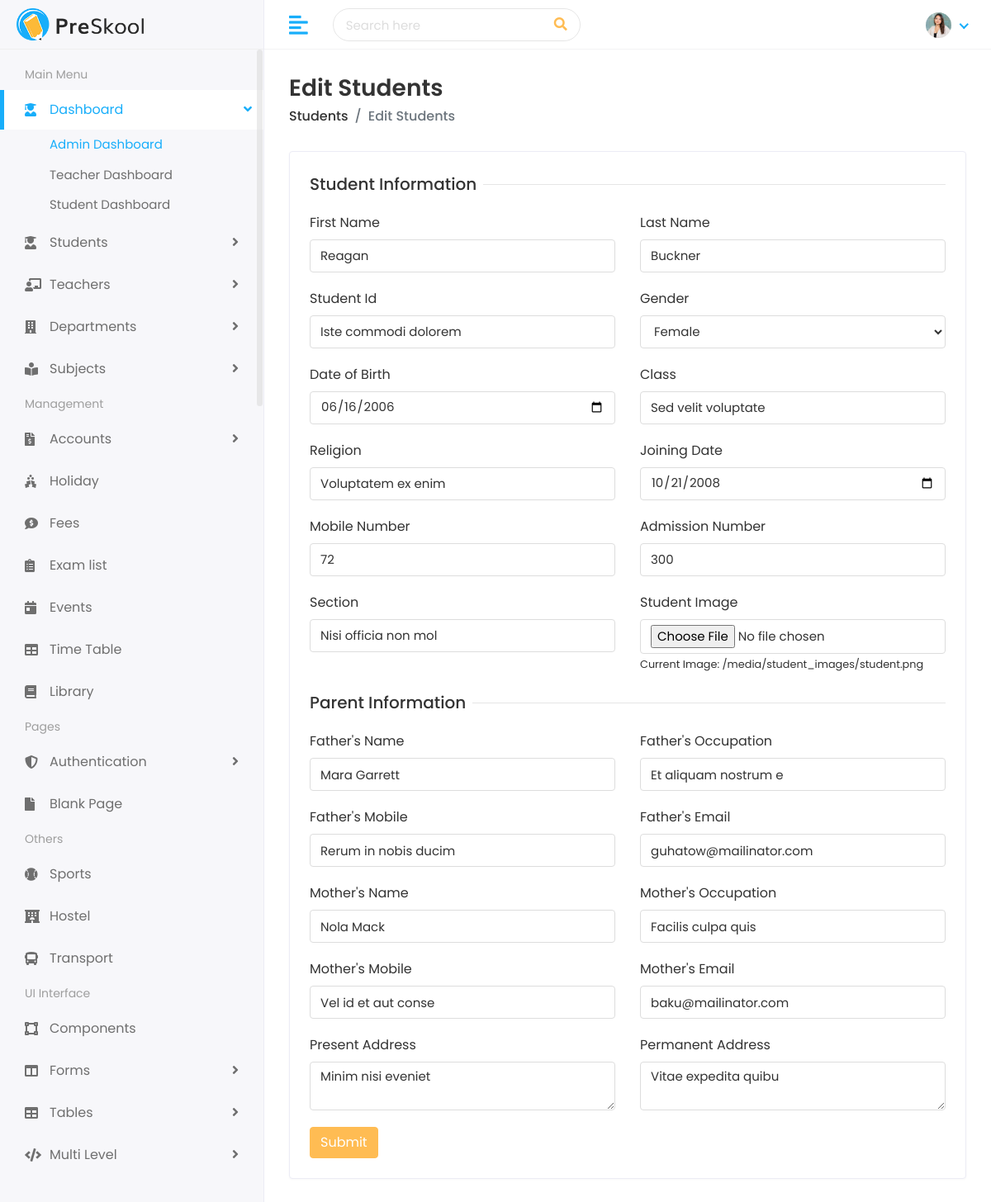
Page /student/edit/reagan-buckner-iste-commodi-dolorem/ on the committed database.
### student/models.py (models this page shows, shortened)
class Student(models.Model):
    first_name = models.CharField(max_length=100)
    last_name = models.CharField(max_length=100)
    student_id = models.CharField(max_length=20, unique=True)  # Ensure student_id is unique
    gender = models.CharField(max_length=10, choices=[('Male', 'Male'), ('Female', 'Female'), ('Others', 'Others')])
    date_of_birth = models.DateField()
    student_class = models.CharField(max_length=50)
    religion = models.CharField(max_length=50)
    joining_date = models.DateField()
    mobile_number = models.CharField(max_length=15)
    admission_number = models.CharField(max_length=20, unique=True)  # Ensure admission_number is unique
    section = models.CharField(max_length=10)
    student_image = models.ImageField(default="default.jpg", upload_to="student_images")
    parent = models.OneToOneField(Parent, on_delete=models.CASCADE)
    slug = models.SlugField(max_length=255, unique=True, blank=True)

class Parent(models.Model):
    father_name = models.CharField(max_length=100)
    father_occupation = models.CharField(max_length=100, blank=True)
    father_mobile = models.CharField(max_length=15)
    father_email = models.EmailField(max_length=100)
    mother_name = models.CharField(max_length=100)
    mother_occupation = models.CharField(max_length=100, blank=True)
    mother_mobile = models.CharField(max_length=15)
    mother_email = models.EmailField(max_length=100)
    present_address = models.TextField()
    permanent_address = models.TextField()

### student/views.py (the view, shortened to what this page needs)
# urls.py: path('edit/<slug:slug>/', views.edit_student, name='edit_student'),
def edit_student(request, slug):
    student = get_object_or_404(Student, slug=slug)
    parent = student.parent if hasattr(student, "parent") else None
    return render(
        request, "students/edit-student.html", {"student": student, "parent": parent}
    )

### templates/students/edit-student.html (shortened to what this page needs)
{% extends 'Home/base.html' %}
{% load static %}
{% block body %}
<div class="page-wrapper">
    <div class="content container-fluid">
        <div class="page-header">
            <div class="row align-items-center">
                <div class="col">
                    <h3 class="page-title">Edit Students</h3>
                    <ul class="breadcrumb">
                        <li class="breadcrumb-item"><a href="/students">Students</a></li>
                        <li class="breadcrumb-item active">Edit Students</li>
                    </ul>
                </div>
            </div>
        </div>
        <div class="row">
            <div class="col-sm-12">
                <div class="card">
                    <div class="card-body">
                        <form method="POST" enctype="multipart/form-data">
                            <div class="row">
                                <div class="col-12">
                                    <h5 class="form-title"><span>Student Information</span></h5>
                                </div>
                                <div class="col-12 col-sm-6">
                                    <div class="form-group">
                                        <label>First Name</label>
                                        <input type="text" name="first_name" class="form-control" value="{{ student.first_name }}">
                                    </div>
                                </div>
                                <div class="col-12 col-sm-6">
                                    <div class="form-group">
                                        <label>Last Name</label>
                                        <input type="text" name="last_name" class="form-control" value="{{ student.last_name }}">
                                    </div>
                                </div>
                                <div class="col-12 col-sm-6">
                                    <div class="form-group">
                                        <label>Student Id</label>
                                        <input type="text" name="student_id" class="form-control" value="{{ student.student_id }}">
                                    </div>
                                </div>
                                <div class="col-12 col-sm-6">
                                    <div class="form-group">
                                        <label>Gender</label>
                                        <select name="gender" class="form-control">
                                            <option value="Female" {% if student.gender == 'Female' %}selected{% endif %}>Female</option>
                                        </select>
                                    </div>
                                </div>
                                <div class="col-12 col-sm-6">
                                    <div class="form-group">
                                        <label>Date of Birth</label>
                                        <input type="date" name="date_of_birth" class="form-control" value="{{ student.date_of_birth|date:'Y-m-d' }}">
                                    </div>
                                </div>
                                <div class="col-12 col-sm-6">
                                    <div class="form-group">
                                        <label>Class</label>
                                        <input type="text" name="student_class" class="form-control" value="{{ student.student_class }}">
                                    </div>
                                </div>
                                <div class="col-12 col-sm-6">
                                    <div class="form-group">
                                        <label>Religion</label>
                                        <input type="text" name="religion" class="form-control" value="{{ student.religion }}">
                                    </div>
                                </div>
                                <div class="col-12 col-sm-6">
                                    <div class="form-group">
                                        <label>Joining Date</label>
                                        <input type="date" name="joining_date" class="form-control" value="{{ student.joining_date|date:'Y-m-d' }}">
                                    </div>
                                </div>
                                <div class="col-12 col-sm-6">
                                    <div class="form-group">
                                        <label>Mobile Number</label>
                                        <input type="text" name="mobile_number" class="form-control" value="{{ student.mobile_number }}">
                                    </div>
                                </div>
                                <div class="col-12 col-sm-6">
                                    <div class="form-group">
                                        <label>Admission Number</label>
                                        <input type="text" name="admission_number" class="form-control" value="{{ student.admission_number }}">
                                    </div>
                                </div>
                                <div class="col-12 col-sm-6">
                                    <div class="form-group">
                                        <label>Section</label>
                                        <input type="text" name="section" class="form-control" value="{{ student.section }}">
                                    </div>
                                </div>
                                <div class="col-12 col-sm-6">
                                    <div class="form-group">
                                        <label>Student Image</label>
                                        <input type="file" name="student_image" class="form-control">
                                        <small>Current Image: {{ student.student_image.url }}</small>
                                    </div>
                                </div>
                                <div class="col-12">
                                    <h5 class="form-title"><span>Parent Information</span></h5>
                                </div>
                                <div class="col-12 col-sm-6">
                                    <div class="form-group">
                                        <label>Father's Name</label>
                                        <input type="text" name="father_name" class="form-control" value="{{ parent.father_name }}">
                                    </div>
                                </div>
                                <div class="col-12 col-sm-6">
                                    <div class="form-group">
                                        <label>Father's Occupation</label>
                                        <input type="text" name="father_occupation" class="form-control" value="{{ parent.father_occupation }}">
                                    </div>
                                </div>
                                <div class="col-12 col-sm-6">
                                    <div class="form-group">
                                        <label>Father's Mobile</label>
                                        <input type="text" name="father_mobile" class="form-control" value="{{ parent.father_mobile }}">
                                    </div>
                                </div>
                                <div class="col-12 col-sm-6">
                                    <div class="form-group">
                                        <label>Father's Email</label>
                                        <input type="email" name="father_email" class="form-control" value="{{ parent.father_email }}">
                                    </div>
                                </div>
                                <div class="col-12 col-sm-6">
                                    <div class="form-group">
                                        <label>Mother's Name</label>
                                        <input type="text" name="mother_name" class="form-control" value="{{ parent.mother_name }}">
                                    </div>
                                </div>
                                <div class="col-12 col-sm-6">
                                    <div class="form-group">
                                        <label>Mother's Occupation</label>
                                        <input type="text" name="mother_occupation" class="form-control" value="{{ parent.mother_occupation }}">
                                    </div>
                                </div>
                                <div class="col-12 col-sm-6">
                                    <div class="form-group">
                                        <label>Mother's Mobile</label>
                                        <input type="text" name="mother_mobile" class="form-control" value="{{ parent.mother_mobile }}">
                                    </div>
                                </div>
                                <div class="col-12 col-sm-6">
                                    <div class="form-group">
                                        <label>Mother's Email</label>
                                        <input type="email" name="mother_email" class="form-control" value="{{ parent.mother_email }}">
                                    </div>
                                </div>
                                <div class="col-12 col-sm-6">
                                    <div class="form-group">
                                        <label>Present Address</label>
                                        <textarea name="present_address" class="form-control">{{ parent.present_address }}</textarea>
                                    </div>
                                </div>
                                <div class="col-12 col-sm-6">
                                    <div class="form-group">
                                        <label>Permanent Address</label>
                                        <textarea name="permanent_address" class="form-control">{{ parent.permanent_address }}</textarea>
                                    </div>
                                </div>
                                <div class="col-12">
                                    <button type="submit" class="btn btn-primary">Submit</button>
                                </div>
                            </div>
                        </form>
                    </div>
                </div>
            </div>
        </div>
    </div>
</div>
{% endblock %}

### static/assets/css/style.css (style rules this page uses)
html { height: 100%; }
body { background-color: #fff; color: #333; font-family: 'Poppins', sans-serif; font-size: 1rem; height: 100%; line-height: 1.5; overflow-x: hidden; }
h1, h2, h3, h4, h5, h6 { font-family: 'Poppins', sans-serif; margin-top: 0; }
.form-control { border: 1px solid #ddd; box-shadow: none; color: #333; font-size: 15px; height: 40px; }
input, input:focus, button, button:focus { outline: none; }
input[type="file"] { height: auto; min-height: calc(1.5em + .75rem + 2px); }
input[type=text], input[type=password] { -webkit-appearance: none; -moz-appearance: none; appearance: none; }
textarea.form-control { resize: vertical; }
.form-group { margin-bottom: 1.25rem; }
ul, ol { padding: 0px; list-style: none; }
.btn-primary { background-color: #FFBC53; border: 1px solid #FFBC53; }
.card { border: 1px solid #ececf5; box-shadow: 0 1px 3px 0 rgba(0, 0, 0, 0.03); margin-bottom: 1.875rem; }
.card-body { padding: 1.5rem; }
.page-wrapper { margin-left: 320px; padding-top: 60px; position: relative; transition: all 0.4s ease; }
.page-wrapper > .content { padding: 1.875rem 1.875rem 0; }
.page-header { margin-bottom: 1.875rem; }
.page-header .breadcrumb { background-color: transparent; color: #6c757d; font-size: 1rem; font-weight: 500; margin-bottom: 0; padding: 0; }
.page-header .breadcrumb a { color: #333; }
.page-title { font-size: 28px; font-weight: 600; color: #333; margin-bottom: 5px; }
.form-title { width: 100%; max-width: 100%; padding: 0; font-size: 1.25rem; font-weight: 500; line-height: inherit; color: #333; white-space: normal; position: relative; display: block; margin-bottom: 20px; }
.form-title:before { content: ""; position: absolute; left: 0px; right: 0px; height: 1px; top: 50%; background-color: rgba(0, 0, 0, 0.1); }
.form-title span { padding: 0px 0.5rem 0 0; background-color: #fff; display: inline-block; z-index: 2; position: relative; }

### rows in the picture
Student: first_name "Reagan", last_name "Buckner", student_id "Iste commodi dolorem", gender "Female", date_of_birth "06/16/2006", student_class "Sed velit voluptate", religion "Voluptatem ex enim", joining_date "10/21/2008", mobile_number "72", admission_number "300", section "Nisi officia non mol", student_image "/media/student_images/student.png"
Parent: father_name "Mara Garrett", father_occupation "Et aliquam nostrum e", father_mobile "Rerum in nobis ducim", father_email "guhatow@mailinator.com", mother_name "Nola Mack", mother_occupation "Facilis culpa quis", mother_mobile "Vel id et aut conse", mother_email "baku@mailinator.com", present_address "Minim nisi eveniet", permanent_address "Vitae expedita quibu"
